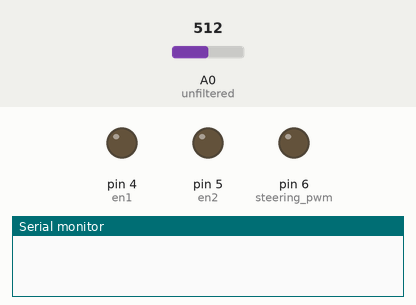
The sketch below on a simulated Arduino Uno, built with avr-gcc and run on an emulated ATmega328P. Shown: output pins drawn as LEDs (lit = HIGH), the last lines printed to the serial monitor. The inputs (shaded band) are chosen by the test bench; at power-on: A0 (unfiltered) = 512.

Above: at 1.2 s.
1.3 s: A0 (unfiltered) set to 716
At 2.2 s:
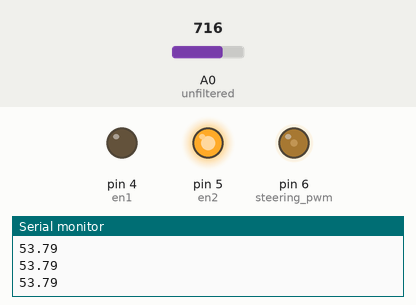
2.8 s: A0 (unfiltered) set to 511
At 4.0 s:
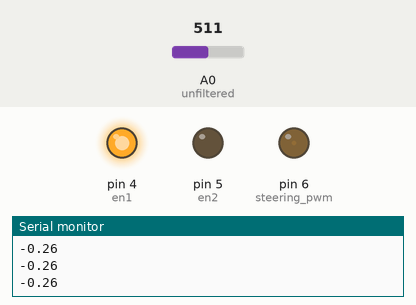
4.3 s: A0 (unfiltered) set to 306
At 5.2 s:
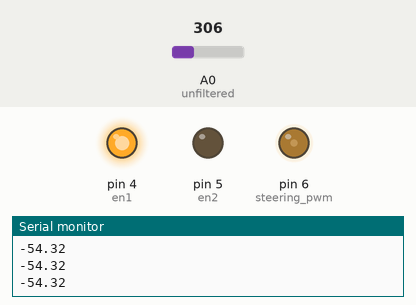
5.8 s: A0 (unfiltered) set to 1023
At 6.2 s:
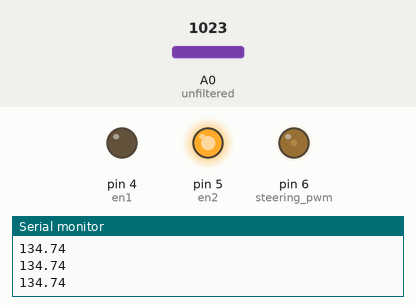
Timing chart, 0 to 8.3 s (numbered marks = the images above; inputs shaded):
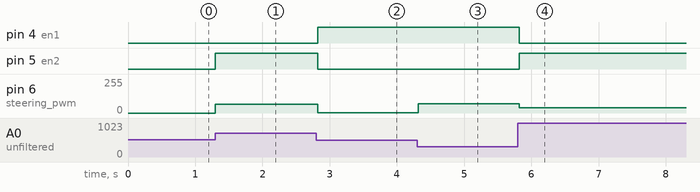

Measured:
- after the input at 1.3 s, pin 5 (en2): LOW → HIGH at once; pin 6 (steering_pwm): 0/255 → 66/255 at once
- after the input at 2.8 s, pin 4 (en1): LOW → HIGH at once; pin 5 (en2): HIGH → LOW at once; pin 6 (steering_pwm): 66/255 → 1/255 at once
- after the input at 4.3 s, pin 6 (steering_pwm): 1/255 → 69/255 at once
- after the input at 5.8 s, pin 4 (en1): HIGH → LOW at once; pin 5 (en2): LOW → HIGH at once; pin 6 (steering_pwm): 69/255 → 40/255 at once

The sketch:

steering_test.ino
```cpp
#define unfiltered A0
//#define filtered A5
int en1 = 4;
int en2 = 5;
float steering_pwm = 6;

int Kp = 6;

float setpoint = 0;
float error = 0;

void setup() {
  // put your setup code here, to run once:
  pinMode(steering_pwm, OUTPUT);
  pinMode(en1,OUTPUT);
  pinMode(en2,OUTPUT);
  Serial.begin(9600);

}

void loop() {

  float filtered = analogRead(filtered);
  float unfiltered = analogRead(unfiltered);
  filtered = (filtered-512)/1024.0*180*1.5;
  unfiltered = (unfiltered-512)/1024.0*180*1.5;

  error = setpoint - filtered;

  while(abs(error) < 0.1){
    if(Serial.available())
      setpoint = Serial.parseInt();
    filtered = analogRead(filtered);
    filtered = (filtered-512)/1024*180.0*1.5;
    error = setpoint - filtered;
  }
  //Serial.print("error=");
  //Serial.print(error);
  //Serial.print(" pot=");
  Serial.println(filtered);
  Serial.println(unfiltered);
  //Serial.print(" setpoint=");
  //Serial.println(setpoint);

  analogWrite(steering_pwm, abs(error)*Kp);
  if(error<0){
    digitalWrite(en1, 0);
    digitalWrite(en2, 1);}
  else{
    digitalWrite(en2, 0);
    digitalWrite(en1, 1);}
}
```
